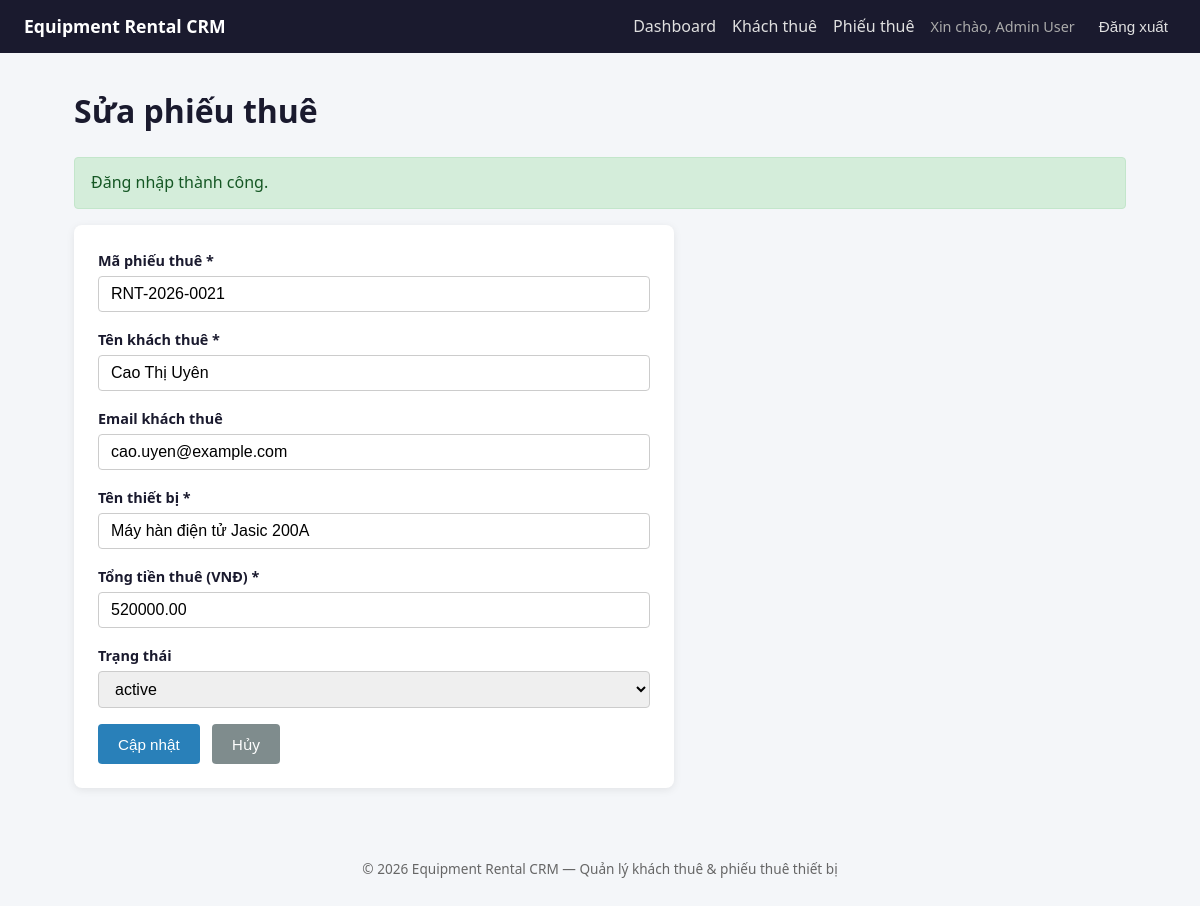
The app's page /rentals/edit?id=21 (signed in) with its own data.
### tables this page shows
CREATE TABLE rentals (
    id INT AUTO_INCREMENT PRIMARY KEY,
    rental_code VARCHAR(50) NOT NULL,
    renter_name VARCHAR(100) NOT NULL,
    renter_email VARCHAR(150),
    equipment_name VARCHAR(150) NOT NULL,
    total_amount DECIMAL(12, 2) NOT NULL DEFAULT 0,
    status ENUM('pending', 'active', 'returned', 'overdue', 'cancelled') NOT NULL DEFAULT 'pending',
    created_at DATETIME NOT NULL DEFAULT CURRENT_TIMESTAMP,
    updated_at DATETIME NULL,
    UNIQUE KEY unique_rental_code (rental_code),
    INDEX idx_rentals_created_at (created_at),
    INDEX idx_rentals_status_created_at (status, created_at),
    INDEX idx_rentals_renter_email (renter_email)
);

### app/Core/helpers.php (called while the page is built, shortened)
<?php
function e(string $value): string
{
    return htmlspecialchars($value, ENT_QUOTES, 'UTF-8');
}
function render(string $view, array $data = [], string $layout = 'layouts/main'): void
{
    extract($data);
    require __DIR__ . '/../Views/' . $view . '.php';
}

### app/Controllers/RentalController.php (called while the page is built, shortened)
<?php
class RentalController
{
    public function edit(): void
    {
        $id = (int) ($_GET['id'] ?? 0);
        $rental = $this->repo->findById($id);
        render('rentals/edit', [
            'title' => 'Sửa phiếu thuê',
            'rental' => $rental,
            'errors' => [],
            'statuses' => $this->service->getStatuses(),
        ]);
    }
}

### app/Core/Router.php (called while the page is built, shortened)
<?php
class Router
{
    private array $routes = ['GET' => [], 'POST' => []];
    public function get(string $path, array $handler): void
    {
        $this->routes['GET'][$path] = $handler;
    }
    public function post(string $path, array $handler): void
    {
        $this->routes['POST'][$path] = $handler;
    }
    public function dispatch(string $method, string $path, array $container): void
    {
        [$class, $action] = $this->routes[$method][$path];
        $container[$class]->$action();
    }
}

### public/index.php (called while the page is built, shortened)
<?php
$basePath = dirname(__DIR__);
require_once $basePath . '/app/Core/Router.php';
require_once $basePath . '/app/Core/helpers.php';
try {
    $dbConfig = require $basePath . '/config/database.php';
    $pdo = Database::connect($dbConfig);
} catch (Throwable $e) {
    log_error('Database connection failed: ' . $e->getMessage());
    http_response_code(500);
    if (app_config('debug', false)) {
        echo '<h1>Database Connection Error</h1>';
        echo '<p>' . e($e->getMessage()) . '</p>';
    } else {
        echo '<h1>Database Connection Error</h1>';
        echo '<p>Không thể kết nối cơ sở dữ liệu. Vui lòng kiểm tra cấu hình.</p>';
    }
    exit;
}
$userRepository = new UserRepository($pdo);
$renterRepository = new RenterRepository($pdo);
$rentalRepository = new RentalRepository($pdo);
$authService = new AuthService($userRepository);
$renterService = new RenterService($renterRepository);
$rentalService = new RentalService($rentalRepository);
$publicRenterService = new PublicRenterService($renterRepository);
$container = [
    HomeController::class => new HomeController(),
    AuthController::class => new AuthController($authService),
    DashboardController::class => new DashboardController($renterRepository, $rentalService),
    PublicRenterController::class => new PublicRenterController($publicRenterService),
    RenterController::class => new RenterController($renterService, $renterRepository),
    RentalController::class => new RentalController($rentalService, $rentalRepository),
    HealthController::class => new HealthController($pdo),
];
$router = new Router();
$router->get('/', [HomeController::class, 'index']);
$router->get('/login', [AuthController::class, 'login']);
$router->post('/login', [AuthController::class, 'handleLogin']);
$router->post('/logout', [AuthController::class, 'logout']);
$router->get('/dashboard', [DashboardController::class, 'index']);
$router->get('/public-renters/create', [PublicRenterController::class, 'create']);
$router->post('/public-renters', [PublicRenterController::class, 'store']);
$router->get('/renters', [RenterController::class, 'index']);
$router->get('/renters/create', [RenterController::class, 'create']);
$router->post('/renters/store', [RenterController::class, 'store']);
$router->get('/renters/edit', [RenterController::class, 'edit']);
$router->post('/renters/update', [RenterController::class, 'update']);
$router->post('/renters/delete', [RenterController::class, 'delete']);
$router->get('/rentals', [RentalController::class, 'index']);
$router->get('/rentals/create', [RentalController::class, 'create']);
$router->post('/rentals/store', [RentalController::class, 'store']);
$router->get('/rentals/edit', [RentalController::class, 'edit']);
$router->post('/rentals/update', [RentalController::class, 'update']);
$router->post('/rentals/delete', [RentalController::class, 'delete']);
$router->get('/health', [HealthController::class, 'index']);
$method = $_SERVER['REQUEST_METHOD'] ?? 'GET';
$path = parse_url($_SERVER['REQUEST_URI'] ?? '/', PHP_URL_PATH) ?: '/';
$router->dispatch($method, $path, $container);

### app/Repositories/RentalRepository.php (called while the page is built, shortened)
<?php
class RentalRepository
{
    public function findById(int $id): ?array
    {
        $stmt = $this->db->prepare('SELECT * FROM rentals WHERE id = :id LIMIT 1');
        $stmt->execute(['id' => $id]);
        $rental = $stmt->fetch();
        return $rental ?: null;
    }
}

### app/Views/rentals/edit.php (the view, shortened to what this page needs)
<h1><?= e($title) ?></h1>
<form method="POST" action="/rentals/update" class="form-card">
    <div class="form-group">
        <label for="rental_code">Mã phiếu thuê *</label>
        <input type="text" id="rental_code" name="rental_code" value="<?= e($rental['rental_code'] ?? '') ?>">
    </div>
    <div class="form-group">
        <label for="renter_name">Tên khách thuê *</label>
        <input type="text" id="renter_name" name="renter_name" value="<?= e($rental['renter_name'] ?? '') ?>">
    </div>
    <div class="form-group">
        <label for="renter_email">Email khách thuê</label>
        <input type="email" id="renter_email" name="renter_email" value="<?= e($rental['renter_email'] ?? '') ?>">
    </div>
    <div class="form-group">
        <label for="equipment_name">Tên thiết bị *</label>
        <input type="text" id="equipment_name" name="equipment_name" value="<?= e($rental['equipment_name'] ?? '') ?>">
    </div>
    <div class="form-group">
        <label for="total_amount">Tổng tiền thuê (VNĐ) *</label>
        <input type="number" id="total_amount" name="total_amount" step="0.01" min="0" value="<?= e((string) ($rental['total_amount'] ?? '')) ?>">
    </div>
    <div class="form-group">
        <label for="status">Trạng thái</label>
        <select id="status" name="status">
            <?php foreach ($statuses as $status): ?>
                <option value="<?= e($status) ?>" <?= (($rental['status'] ?? '') === $status) ? 'selected' : '' ?>>
                    <?= e($status) ?>
                </option>
            <?php endforeach; ?>
        </select>
    </div>
    <div class="form-actions">
        <button type="submit" class="btn btn-primary">Cập nhật</button>
        <a href="/rentals" class="btn btn-secondary">Hủy</a>
    </div>
</form>

### public/assets/style.css (style rules this page uses)
*, *::before, *::after { box-sizing: border-box; }
body { margin: 0; font-family: 'Segoe UI', Tahoma, Geneva, Verdana, sans-serif; background: #f4f6f9; color: #1a1a2e; line-height: 1.6; }
h1 { margin-top: 0; color: #1a1a2e; }
.card, .form-card, .stat-card { background: #fff; border-radius: 8px; padding: 1.5rem; box-shadow: 0 2px 8px rgba(0, 0, 0, 0.08); }
.form-card { max-width: 600px; }
.form-group { margin-bottom: 1rem; }
.form-group label { display: block; margin-bottom: 0.25rem; font-weight: 600; font-size: 0.9rem; }
.form-group input, .form-group select, .form-group textarea { width: 100%; padding: 0.5rem 0.75rem; border: 1px solid #ccc; border-radius: 4px; font-size: 1rem; }
.btn { display: inline-block; padding: 0.5rem 1.25rem; border: none; border-radius: 4px; cursor: pointer; font-size: 0.95rem; text-decoration: none; text-align: center; }
.btn-primary { background: #2980b9; color: #fff; }
.btn-secondary { background: #7f8c8d; color: #fff; }
.form-actions { display: flex; gap: 0.75rem; margin-top: 1rem; }

### records on screen
rentals: rental_code "RNT-2026-0021", renter_name "Cao Thị Uyên", renter_email "cao.uyen@example.com", equipment_name "Máy hàn điện tử Jasic 200A", total_amount "520000.00"

### other values on screen
$_SESSION['user_name'] "Admin User"
$title "Sửa phiếu thuê"
$success "Đăng nhập thành công."
form field status "active"
